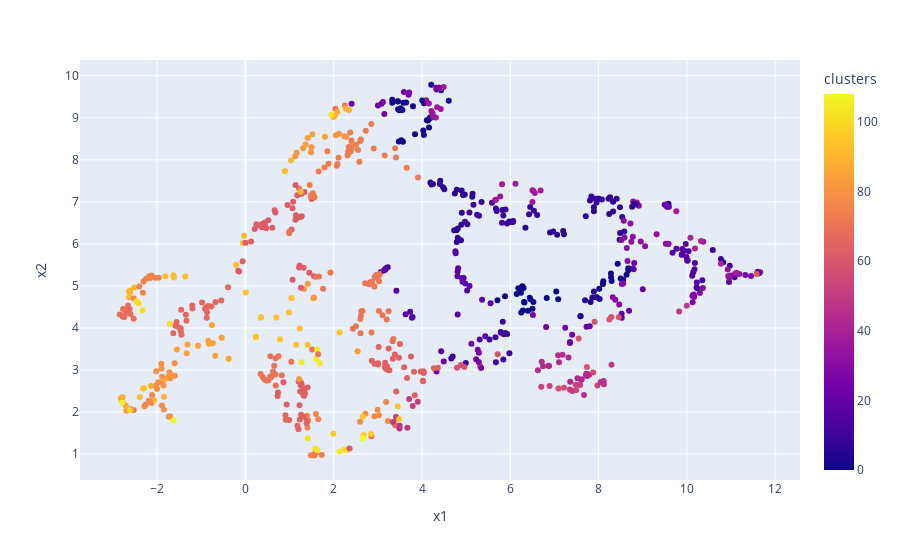
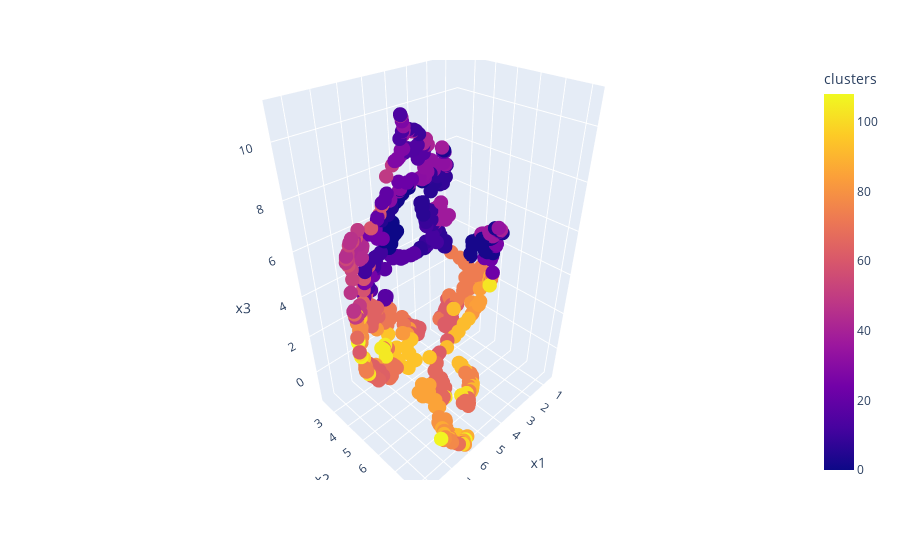

The code cell stored with these charts, in order, in its notebook:
### Markdown cell above
#### Visualize using UMAP

### Code cell
visualize_clusters_using_umap(train_api_embeddings, train_api_clusters_birch)

### Figure 1 — Plotly figure (JSON) as saved in the notebook; plotly's stock layout.template omitted (floating-point values rounded to 4 significant figures; data arrays with more than 128 entries replaced by an {"elided": "..."} marker saying what was removed)
{"data": [{"hovertemplate": "x1=%{x}<br>x2=%{y}<br>clusters=%{marker.color}<extra></extra>", "legendgroup": "", "marker": {"color": {"elided": "765 int values"}, "coloraxis": "coloraxis", "symbol": "circle"}, "mode": "markers", "name": "", "orientation": "v", "showlegend": false, "type": "scatter", "x": {"elided": "765 float values"}, "xaxis": "x", "y": {"elided": "765 float values"}, "yaxis": "y"}], "layout": {"coloraxis": {"colorbar": {"title": {"text": "clusters"}}, "colorscale": [[0, "#0d0887"], [0.1111, "#46039f"], [0.2222, "#7201a8"], [0.3333, "#9c179e"], [0.4444, "#bd3786"], [0.5556, "#d8576b"], [0.6667, "#ed7953"], [0.7778, "#fb9f3a"], [0.8889, "#fdca26"], [1, "#f0f921"]]}, "legend": {"tracegroupgap": 0}, "margin": {"t": 60}, "xaxis": {"anchor": "y", "domain": [0, 1], "title": {"text": "x1"}}, "yaxis": {"anchor": "x", "domain": [0, 1], "title": {"text": "x2"}}}}

### Figure 2 — Plotly figure (JSON) as saved in the notebook; plotly's stock layout.template omitted (floating-point values rounded to 4 significant figures; data arrays with more than 128 entries replaced by an {"elided": "..."} marker saying what was removed)
{"data": [{"hovertemplate": "x1=%{x}<br>x2=%{y}<br>x3=%{z}<br>clusters=%{marker.color}<extra></extra>", "legendgroup": "", "marker": {"color": {"elided": "765 int values"}, "coloraxis": "coloraxis", "size": 5, "symbol": "circle"}, "mode": "markers", "name": "", "scene": "scene", "showlegend": false, "type": "scatter3d", "x": {"elided": "765 float values"}, "y": {"elided": "765 float values"}, "z": {"elided": "765 float values"}}], "layout": {"coloraxis": {"colorbar": {"title": {"text": "clusters"}}, "colorscale": [[0, "#0d0887"], [0.1111, "#46039f"], [0.2222, "#7201a8"], [0.3333, "#9c179e"], [0.4444, "#bd3786"], [0.5556, "#d8576b"], [0.6667, "#ed7953"], [0.7778, "#fb9f3a"], [0.8889, "#fdca26"], [1, "#f0f921"]]}, "legend": {"tracegroupgap": 0}, "margin": {"t": 60}, "scene": {"domain": {"x": [0, 1], "y": [0, 1]}, "xaxis": {"title": {"text": "x1"}}, "yaxis": {"title": {"text": "x2"}}, "zaxis": {"title": {"text": "x3"}}}}}
